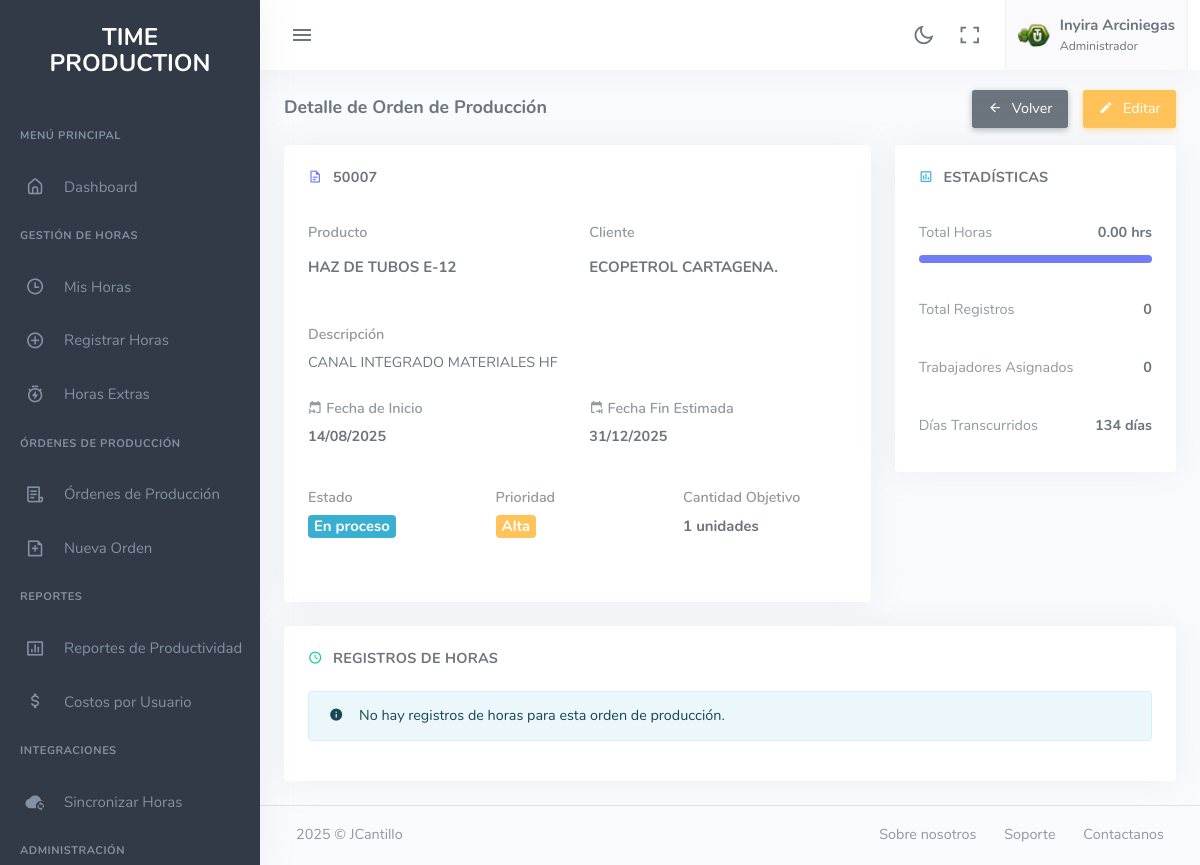
Screenshot of /detalle-orden-produccion.php?id=2 (signed in) with the database file from the repository.
### tables this page shows
CREATE TABLE IF NOT EXISTS ordenes_produccion (
    id INT PRIMARY KEY AUTO_INCREMENT,
    codigo_op VARCHAR(50) NOT NULL UNIQUE,
    nombre_producto VARCHAR(150) NOT NULL,
    descripcion TEXT,
    cliente VARCHAR(100),
    cantidad_objetivo INT DEFAULT 0,
    unidad_medida VARCHAR(20) DEFAULT 'unidades',
    fecha_inicio DATE NOT NULL,
    fecha_fin_estimada DATE,
    fecha_fin_real DATE NULL,
    estado ENUM('activa', 'en_proceso', 'completada', 'cancelada') DEFAULT 'activa',
    prioridad ENUM('baja', 'media', 'alta', 'urgente') DEFAULT 'media',
    created_at TIMESTAMP DEFAULT CURRENT_TIMESTAMP,
    updated_at TIMESTAMP DEFAULT CURRENT_TIMESTAMP ON UPDATE CURRENT_TIMESTAMP,
    INDEX idx_codigo (codigo_op),
    INDEX idx_estado (estado),
    INDEX idx_fecha_inicio (fecha_inicio)
);

### detalle-orden-produccion.php (the view, shortened to what the rows shown need)
<?php
require_once 'includes/Class-ordenes-produccion.php';
$id_orden = $_GET['id'] ?? null;
$OrdenProduccion_class = new OrdenProduccion();
$orden = $OrdenProduccion_class->obtenerEstadisticasOrden($id_orden);
?>
<!DOCTYPE html>
<html lang="es">
<head>
    <link href="assets/css/app-saas.min.css" rel="stylesheet" type="text/css" id="app-style" />
    <link href="assets/css/icons.min.css" rel="stylesheet" type="text/css" />
    <link href="assets/vendor/datatables.net-bs5/css/dataTables.bootstrap5.min.css" rel="stylesheet" type="text/css" />
</head>
<body>
    <div class="wrapper">
        <div class="content-page">
            <div class="content">
                <div class="container-fluid">
                    <div class="row">
                        <div class="col-lg-8">
                            <div class="card">
                                <div class="card-body">
                                    <h4 class="header-title mb-4">
                                        <i class="mdi mdi-file-document-outline text-primary me-1"></i>
                                        <?php echo htmlspecialchars($orden['codigo_op']); ?>
                                    </h4>
                                    <div class="row mb-3">
                                        <div class="col-md-6">
                                            <div class="mb-3">
                                                <label class="text-muted mb-1">Producto</label>
                                                <h5><?php echo htmlspecialchars($orden['nombre_producto']); ?></h5>
                                            </div>
                                        </div>
                                        <div class="col-md-6">
                                            <div class="mb-3">
                                                <label class="text-muted mb-1">Cliente</label>
                                                <h5><?php echo htmlspecialchars($orden['cliente']); ?></h5>
                                            </div>
                                        </div>
                                    </div>
                                    <?php if (!empty($orden['descripcion'])): ?>
                                    <div class="mb-3">
                                        <label class="text-muted mb-1">Descripción</label>
                                        <p><?php echo nl2br(htmlspecialchars($orden['descripcion'])); ?></p>
                                    </div>
                                    <?php endif; ?>
                                    <div class="row">
                                        <div class="col-md-6 mb-3">
                                            <label class="text-muted mb-1"><i class="mdi mdi-calendar-start"></i> Fecha de Inicio</label>
                                            <p class="fw-bold"><?php echo date('d/m/Y', strtotime($orden['fecha_inicio'])); ?></p>
                                        </div>
                                        <div class="col-md-6 mb-3">
                                            <label class="text-muted mb-1"><i class="mdi mdi-calendar-end"></i> Fecha Fin Estimada</label>
                                            <p class="fw-bold"><?php echo date('d/m/Y', strtotime($orden['fecha_fin_estimada'])); ?></p>
                                        </div>
                                    </div>
                                    <div class="row">
                                        <div class="col-md-4 mb-3">
                                            <p>
                                                <?php
                                                $estado_class = match($orden['estado']) {
                                                    'activa' => 'primary',
                                                    'en_proceso' => 'info',
                                                    'pausada' => 'warning',
                                                    'completada' => 'success',
                                                    'cancelada' => 'danger',
                                                    default => 'secondary'
                                                };
                                                ?>
                                                <span class="badge bg-<?php echo $estado_class; ?> fs-5">
                                                    <?php echo ucfirst(str_replace('_', ' ', $orden['estado'])); ?>
                                                </span>
                                            </p>
                                        </div>
                                        <div class="col-md-4 mb-3">
                                            <p>
                                                <?php
                                                $prioridad_class = match($orden['prioridad']) {
                                                    'urgente' => 'danger',
                                                    'alta' => 'warning',
                                                    'media' => 'info',
                                                    'baja' => 'secondary',
                                                    default => 'secondary'
                                                };
                                                ?>
                                                <span class="badge bg-<?php echo $prioridad_class; ?> fs-5">
                                                    <?php echo ucfirst($orden['prioridad']); ?>
                                                </span>
                                            </p>
                                        </div>
                                        <div class="col-md-4 mb-3">
                                            <label class="text-muted mb-1">Cantidad Objetivo</label>
                                            <p class="fw-bold fs-5"><?php echo number_format($orden['cantidad_objetivo']); ?> unidades</p>
                                        </div>
                                    </div>
                                </div>
                            </div>
                        </div>
                    </div>
                </div>
            </div>
        </div>
    </div>
</body>
</html>

### rows the page displays
ordenes_produccion: codigo_op "50007", nombre_producto "HAZ DE TUBOS E-12", cliente "ECOPETROL CARTAGENA.", descripcion "CANAL INTEGRADO MATERIALES HF", fecha_inicio "14/08/2025", fecha_fin_estimada "31/12/2025", estado "En proceso", prioridad "Alta", cantidad_objetivo "1"

### other values shown
$_SESSION['user_nombre'] "Inyira Arciniegas"
$_SESSION['user_rol'] "Administrador"
$orden['total_horas'] "0.00"
$orden['total_registros'] "0"
$orden['total_trabajadores'] "0"
$orden['dias_transcurridos'] "134"
